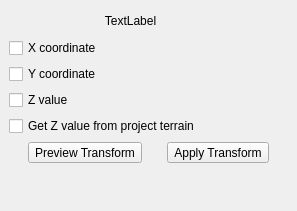
<?xml version="1.0" encoding="UTF-8"?>
<ui version="4.0">
 <class>QgsMeshTransformCoordinatesDockWidgetBase</class>
 <widget class="QgsDockWidget" name="QgsMeshTransformCoordinatesDockWidgetBase">
  <property name="geometry">
   <rect>
    <x>0</x>
    <y>0</y>
    <width>297</width>
    <height>211</height>
   </rect>
  </property>
  <property name="floating">
   <bool>false</bool>
  </property>
  <property name="windowTitle">
   <string notr="true">DockWidget</string>
  </property>
  <widget class="QWidget" name="dockWidgetContents">
   <layout class="QGridLayout" name="gridLayout">
    <item row="1" column="0">
     <widget class="QCheckBox" name="mCheckBoxX">
      <property name="text">
       <string>X coordinate</string>
      </property>
     </widget>
    </item>
    <item row="2" column="1">
     <widget class="QgsExpressionLineEdit" name="mExpressionEditY" native="true"/>
    </item>
    <item row="3" column="1">
     <widget class="QgsExpressionLineEdit" name="mExpressionEditZ" native="true"/>
    </item>
    <item row="3" column="0">
     <widget class="QCheckBox" name="mCheckBoxZ">
      <property name="text">
       <string>Z value</string>
      </property>
     </widget>
    </item>
    <item row="4" column="0">
     <widget class="QCheckBox" name="mCheckBoxZFromProjectTerrain">
      <property name="text">
       <string>Get Z value from project terrain</string>
      </property>
     </widget>
    </item>
    <item row="5" column="0" colspan="2">
     <layout class="QHBoxLayout" name="horizontalLayout">
      <property name="sizeConstraint">
       <enum>QLayout::SetDefaultConstraint</enum>
      </property>
      <item>
       <widget class="QToolButton" name="mButtonPreview">
        <property name="text">
         <string>Preview Transform</string>
        </property>
       </widget>
      </item>
      <item>
       <widget class="QToolButton" name="mButtonApply">
        <property name="text">
         <string>Apply Transform</string>
        </property>
       </widget>
      </item>
     </layout>
    </item>
    <item row="2" column="0">
     <widget class="QCheckBox" name="mCheckBoxY">
      <property name="text">
       <string>Y coordinate</string>
      </property>
     </widget>
    </item>
    <item row="0" column="0" colspan="2">
     <layout class="QHBoxLayout" name="horizontalLayout_2" stretch="1,0,0">
      <property name="spacing">
       <number>6</number>
      </property>
      <property name="topMargin">
       <number>0</number>
      </property>
      <item>
       <widget class="QLabel" name="mLabelInformation">
        <property name="sizePolicy">
         <sizepolicy hsizetype="MinimumExpanding" vsizetype="Minimum">
          <horstretch>0</horstretch>
          <verstretch>0</verstretch>
         </sizepolicy>
        </property>
        <property name="text">
         <string>TextLabel</string>
        </property>
        <property name="alignment">
         <set>Qt::AlignCenter</set>
        </property>
        <property name="wordWrap">
         <bool>true</bool>
        </property>
       </widget>
      </item>
      <item>
       <spacer name="horizontalSpacer">
        <property name="orientation">
         <enum>Qt::Horizontal</enum>
        </property>
        <property name="sizeHint" stdset="0">
         <size>
          <width>6</width>
          <height>20</height>
         </size>
        </property>
       </spacer>
      </item>
      <item>
       <widget class="QToolButton" name="mButtonImport">
        <property name="toolTip">
         <string>Import Coordinates of the Selected Vertex</string>
        </property>
        <property name="text">
         <string/>
        </property>
        <property name="icon">
         <iconset resource="../../../images/images.qrc">
          <normaloff>:/images/themes/default/mIconVertexCoordinates.svg</normaloff>:/images/themes/default/mIconVertexCoordinates.svg</iconset>
        </property>
        <property name="iconSize">
         <size>
          <width>16</width>
          <height>16</height>
         </size>
        </property>
        <property name="checkable">
         <bool>true</bool>
        </property>
        <property name="autoRaise">
         <bool>true</bool>
        </property>
       </widget>
      </item>
     </layout>
    </item>
    <item row="6" column="0">
     <spacer name="verticalSpacer">
      <property name="orientation">
       <enum>Qt::Vertical</enum>
      </property>
      <property name="sizeHint" stdset="0">
       <size>
        <width>20</width>
        <height>0</height>
       </size>
      </property>
     </spacer>
    </item>
    <item row="1" column="1">
     <widget class="QgsExpressionLineEdit" name="mExpressionEditX" native="true"/>
    </item>
   </layout>
  </widget>
 </widget>
 <customwidgets>
  <customwidget>
   <class>QgsDockWidget</class>
   <extends>QDockWidget</extends>
   <header>qgsdockwidget.h</header>
   <container>1</container>
  </customwidget>
  <customwidget>
   <class>QgsExpressionLineEdit</class>
   <extends>QWidget</extends>
   <header>qgsexpressionlineedit.h</header>
   <container>1</container>
  </customwidget>
 </customwidgets>
 <tabstops>
  <tabstop>mCheckBoxX</tabstop>
  <tabstop>mCheckBoxY</tabstop>
  <tabstop>mCheckBoxZ</tabstop>
  <tabstop>mButtonPreview</tabstop>
  <tabstop>mButtonApply</tabstop>
  <tabstop>mButtonImport</tabstop>
 </tabstops>
 <resources>
  <include location="../../../images/images.qrc"/>
 </resources>
 <connections/>
</ui>
